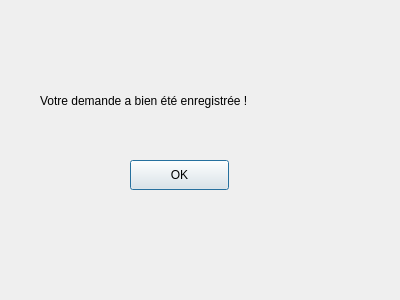
<?xml version="1.0" encoding="UTF-8"?>
<ui version="4.0">
 <class>ConfirmDialog</class>
 <widget class="QDialog" name="ConfirmDialog">
  <property name="geometry">
   <rect>
    <x>0</x>
    <y>0</y>
    <width>400</width>
    <height>300</height>
   </rect>
  </property>
  <property name="windowTitle">
   <string>Dialog</string>
  </property>
  <widget class="QLabel" name="confirmLabel">
   <property name="geometry">
    <rect>
     <x>40</x>
     <y>90</y>
     <width>281</width>
     <height>22</height>
    </rect>
   </property>
   <property name="text">
    <string>Votre demande a bien été enregistrée !</string>
   </property>
  </widget>
  <widget class="QPushButton" name="okButton">
   <property name="geometry">
    <rect>
     <x>130</x>
     <y>160</y>
     <width>99</width>
     <height>30</height>
    </rect>
   </property>
   <property name="text">
    <string>OK</string>
   </property>
  </widget>
 </widget>
 <resources/>
 <connections/>
</ui>
